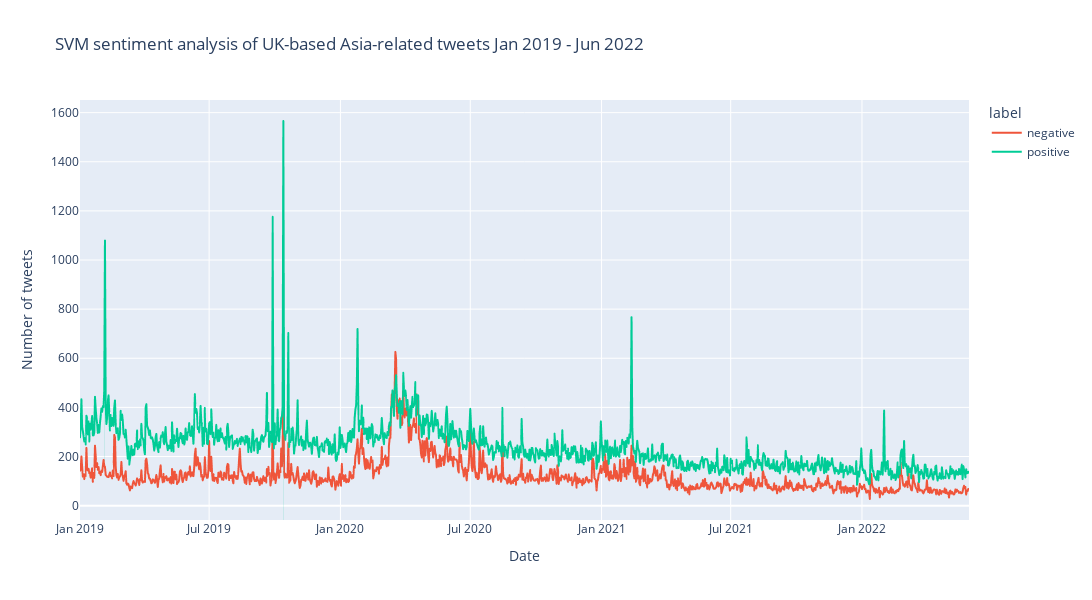

Write notebook code for a chart like this one.
### Code cell
def floorDate(dateString):
    shortDateStr = dateString[:10]
    shortDateFormat = "%Y-%m-%d"
    return datetime.strptime(shortDateStr, shortDateFormat)

tweetsDf['day'] = tweetsDf['date'].apply(lambda x: floorDate(x))

aggregate = {'cnt': ('id', 'count')}
sentimentOverTimeDf = tweetsDf.groupby(['day', 'label']).agg(**aggregate).reset_index()
sentimentOverTimeDf

fig = px.line(sentimentOverTimeDf, x='day', y='cnt', color='label', title = "SVM sentiment analysis of UK-based Asia-related tweets Jan 2019 - Jun 2022", width=1800, height=600,

labels={
                     "day": "Date",
                     "cnt": "Number of tweets"
                 },
             color_discrete_map={ # replaces default color mapping by value
                "negative":  '#EF553B', "positive": '#00CC96'
            }
)
           
fig.show()

### Figure 1 — Plotly figure (JSON) as saved in the notebook; plotly's stock layout.template omitted (floating-point values rounded to 4 significant figures; data arrays with more than 128 entries replaced by an {"elided": "..."} marker saying what was removed)
{"data": [{"hovertemplate": "label=negative<br>Date=%{x}<br>Number of tweets=%{y}<extra></extra>", "legendgroup": "negative", "line": {"color": "#EF553B", "dash": "solid"}, "marker": {"symbol": "circle"}, "mode": "lines", "name": "negative", "showlegend": true, "type": "scattergl", "x": {"elided": "1247 str values"}, "xaxis": "x", "y": {"elided": "1247 int values"}, "yaxis": "y"}, {"hovertemplate": "label=positive<br>Date=%{x}<br>Number of tweets=%{y}<extra></extra>", "legendgroup": "positive", "line": {"color": "#00CC96", "dash": "solid"}, "marker": {"symbol": "circle"}, "mode": "lines", "name": "positive", "showlegend": true, "type": "scattergl", "x": {"elided": "1247 str values"}, "xaxis": "x", "y": {"elided": "1247 int values"}, "yaxis": "y"}], "layout": {"height": 600, "legend": {"title": {"text": "label"}, "tracegroupgap": 0}, "title": {"text": "SVM sentiment analysis of UK-based Asia-related tweets Jan 2019 - Jun 2022"}, "width": 1800, "xaxis": {"anchor": "y", "domain": [0, 1], "title": {"text": "Date"}}, "yaxis": {"anchor": "x", "domain": [0, 1], "title": {"text": "Number of tweets"}}}}
